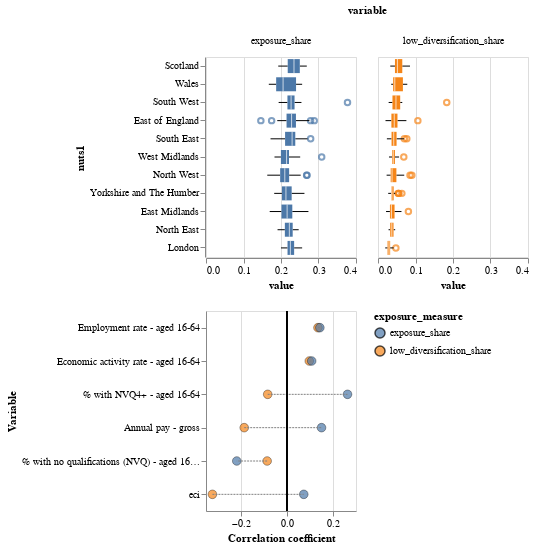

Write notebook code for a chart like this one.
### Code cell
geo_diffs = alt.vconcat(bp,ch).resolve_scale(color='independent')
save_altair(geo_diffs,'geo_comparisons',driver)

geo_diffs

### Figure 1 — Vega-Lite specification as saved in the notebook (floating-point values rounded to 4 significant figures; data arrays with more than 128 entries replaced by an {"elided": "..."} marker saying what was removed)
{"config": {"view": {"continuousWidth": 400, "continuousHeight": 300}}, "vconcat": [{"data": {"name": "data-4b74ff121242e2bcc82582c8e877ab92"}, "mark": "boxplot", "encoding": {"color": {"type": "nominal", "field": "variable", "legend": null}, "column": {"type": "nominal", "field": "variable"}, "x": {"type": "quantitative", "field": "value"}, "y": {"type": "nominal", "field": "nuts1", "sort": ["Scotland", "Wales", "South West", "East of England", "South East", "West Midlands", "North West", "Yorkshire and The Humber", "East Midlands", "North East", "London"]}}, "height": 200, "width": 150}, {"layer": [{"mark": {"type": "point", "filled": true, "size": 75, "stroke": "black", "strokeWidth": 0.5}, "encoding": {"color": {"type": "nominal", "field": "exposure_measure"}, "x": {"type": "quantitative", "field": "value"}, "y": {"type": "nominal", "field": "variable", "sort": {"field": "value", "op": "min", "order": "descending"}, "title": "Variable"}}, "height": 200, "width": 150}, {"mark": {"type": "line", "stroke": "grey", "strokeDash": [2, 1], "strokeWidth": 1}, "encoding": {"detail": {"type": "nominal", "field": "variable"}, "x": {"type": "quantitative", "field": "value"}, "y": {"type": "nominal", "field": "variable", "sort": {"field": "value", "op": "min", "order": "descending"}, "title": "Variable"}}, "height": 200, "width": 150}, {"mark": "rule", "encoding": {"x": {"type": "quantitative", "field": "v", "title": "Correlation coefficient"}}, "height": 200, "width": 150}], "data": {"name": "data-4e02252fe414342e064d79d65ae195d8"}}], "resolve": {"scale": {"color": "independent"}}, "$schema": "https://vega.github.io/schema/vega-lite/v4.8.1.json", "datasets": {"data-4b74ff121242e2bcc82582c8e877ab92": {"elided": "742 records"}, "data-4e02252fe414342e064d79d65ae195d8": [{"variable": "% with NVQ4+ - aged 16-64", "exposure_measure": "low_diversification_share", "value": -0.08263, "v": 0}, {"variable": "% with no qualifications (NVQ) - aged 16-64", "exposure_measure": "low_diversification_share", "value": -0.08503, "v": 0}, {"variable": "Annual pay - gross", "exposure_measure": "low_diversification_share", "value": -0.1844, "v": 0}, {"variable": "Economic activity rate - aged 16-64", "exposure_measure": "low_diversification_share", "value": 0.09767, "v": 0}, {"variable": "Employment rate - aged 16-64", "exposure_measure": "low_diversification_share", "value": 0.1352, "v": 0}, {"variable": "eci", "exposure_measure": "low_diversification_share", "value": -0.3221, "v": 0}, {"variable": "% with NVQ4+ - aged 16-64", "exposure_measure": "exposure_share", "value": 0.2632, "v": 0}, {"variable": "% with no qualifications (NVQ) - aged 16-64", "exposure_measure": "exposure_share", "value": -0.2166, "v": 0}, {"variable": "Annual pay - gross", "exposure_measure": "exposure_share", "value": 0.1506, "v": 0}, {"variable": "Economic activity rate - aged 16-64", "exposure_measure": "exposure_share", "value": 0.108, "v": 0}, {"variable": "Employment rate - aged 16-64", "exposure_measure": "exposure_share", "value": 0.1433, "v": 0}, {"variable": "eci", "exposure_measure": "exposure_share", "value": 0.0736, "v": 0}]}}
